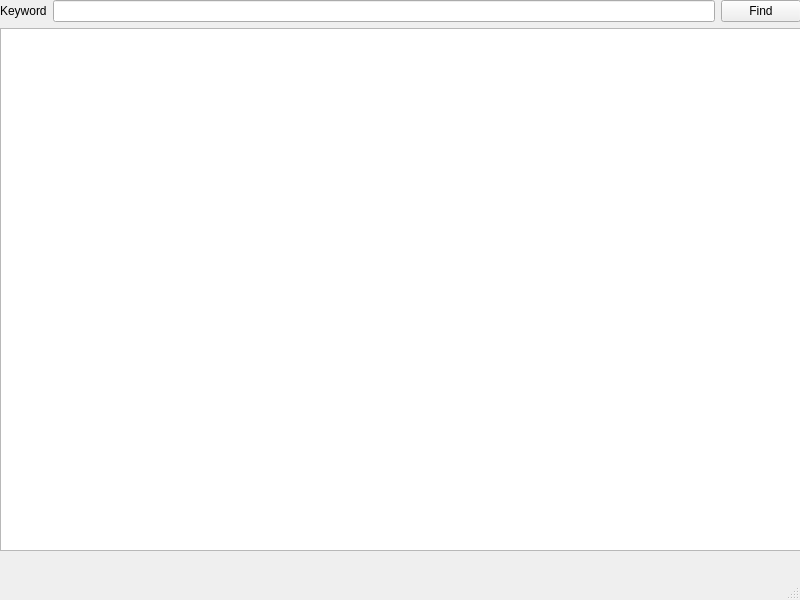
<?xml version="1.0" encoding="UTF-8"?>
<ui version="4.0">
 <class>TextFinder</class>
 <widget class="QMainWindow" name="TextFinder">
  <property name="geometry">
   <rect>
    <x>0</x>
    <y>0</y>
    <width>800</width>
    <height>600</height>
   </rect>
  </property>
  <property name="windowTitle">
   <string>TextFinder</string>
  </property>
  <widget class="QWidget" name="centralwidget">
   <widget class="QWidget" name="verticalLayoutWidget">
    <property name="geometry">
     <rect>
      <x>0</x>
      <y>0</y>
      <width>801</width>
      <height>551</height>
     </rect>
    </property>
    <layout class="QVBoxLayout" name="verticalLayout">
     <item>
      <layout class="QHBoxLayout" name="horizontalLayout">
       <item>
        <widget class="QLabel" name="label">
         <property name="text">
          <string>Keyword</string>
         </property>
        </widget>
       </item>
       <item>
        <widget class="QLineEdit" name="lineEdit"/>
       </item>
       <item>
        <widget class="QPushButton" name="findButton">
         <property name="text">
          <string>Find</string>
         </property>
        </widget>
       </item>
      </layout>
     </item>
     <item>
      <widget class="QTextEdit" name="textEdit"/>
     </item>
    </layout>
   </widget>
  </widget>
  <widget class="QMenuBar" name="menubar">
   <property name="geometry">
    <rect>
     <x>0</x>
     <y>0</y>
     <width>800</width>
     <height>22</height>
    </rect>
   </property>
  </widget>
  <widget class="QStatusBar" name="statusbar"/>
 </widget>
 <resources/>
 <connections/>
</ui>
